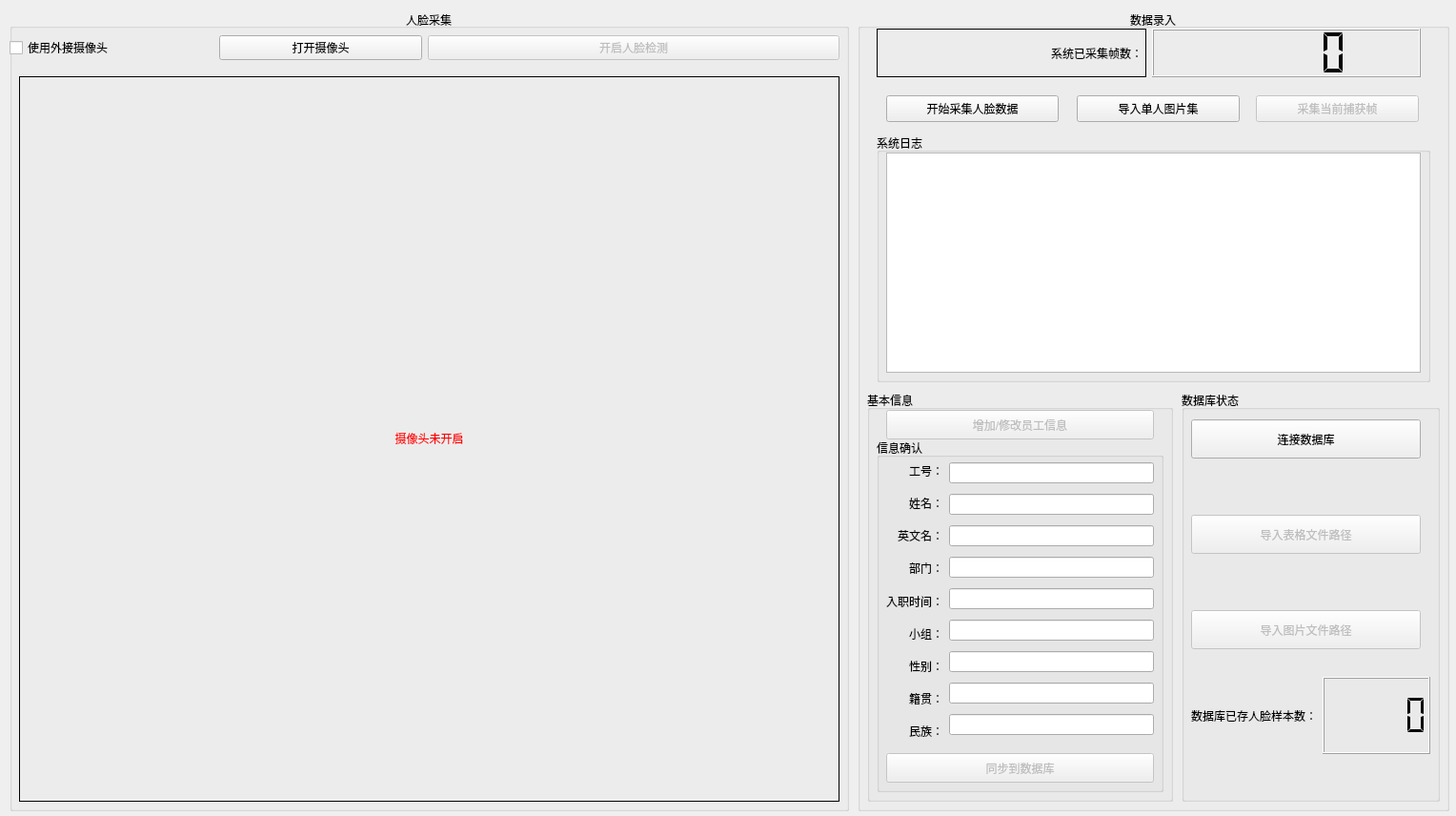
<?xml version="1.0" encoding="UTF-8"?>
<ui version="4.0">
 <class>dataRecordUI</class>
 <widget class="QWidget" name="dataRecordUI">
  <property name="geometry">
   <rect>
    <x>0</x>
    <y>0</y>
    <width>1528</width>
    <height>856</height>
   </rect>
  </property>
  <property name="windowTitle">
   <string>人脸识别考勤管理系统 - 数据录入端</string>
  </property>
  <widget class="QGroupBox" name="faceRecordGroupBox">
   <property name="geometry">
    <rect>
     <x>10</x>
     <y>10</y>
     <width>881</width>
     <height>841</height>
    </rect>
   </property>
   <property name="title">
    <string>人脸采集</string>
   </property>
   <property name="alignment">
    <set>Qt::AlignCenter</set>
   </property>
   <property name="flat">
    <bool>false</bool>
   </property>
   <widget class="QLabel" name="faceDetectCaptureLabel">
    <property name="geometry">
     <rect>
      <x>10</x>
      <y>70</y>
      <width>861</width>
      <height>761</height>
     </rect>
    </property>
    <property name="frameShape">
     <enum>QFrame::Box</enum>
    </property>
    <property name="text">
     <string>&lt;font color=red&gt;摄像头未开启&lt;/font&gt;</string>
    </property>
    <property name="alignment">
     <set>Qt::AlignCenter</set>
    </property>
   </widget>
   <widget class="QWidget" name="layoutWidget">
    <property name="geometry">
     <rect>
      <x>0</x>
      <y>20</y>
      <width>871</width>
      <height>41</height>
     </rect>
    </property>
    <layout class="QHBoxLayout" name="controlHorizontalLayout">
     <item>
      <layout class="QHBoxLayout" name="webcamHorizontalLayout">
       <item>
        <widget class="QCheckBox" name="useExternalCameraCheckBox">
         <property name="text">
          <string>使用外接摄像头</string>
         </property>
        </widget>
       </item>
       <item>
        <widget class="QPushButton" name="startWebcamButton">
         <property name="text">
          <string>打开摄像头</string>
         </property>
        </widget>
       </item>
      </layout>
     </item>
     <item>
      <widget class="QPushButton" name="enableFaceDetectButton">
       <property name="enabled">
        <bool>false</bool>
       </property>
       <property name="text">
        <string>开启人脸检测</string>
       </property>
      </widget>
     </item>
    </layout>
   </widget>
  </widget>
  <widget class="QGroupBox" name="dataGroupBox">
   <property name="geometry">
    <rect>
     <x>900</x>
     <y>10</y>
     <width>621</width>
     <height>841</height>
    </rect>
   </property>
   <property name="title">
    <string>数据录入</string>
   </property>
   <property name="alignment">
    <set>Qt::AlignCenter</set>
   </property>
   <widget class="QGroupBox" name="userInfoGroupBox">
    <property name="geometry">
     <rect>
      <x>10</x>
      <y>400</y>
      <width>321</width>
      <height>431</height>
     </rect>
    </property>
    <property name="title">
     <string>基本信息</string>
    </property>
    <widget class="QGroupBox" name="infoConfirmGroupBox">
     <property name="geometry">
      <rect>
       <x>10</x>
       <y>50</y>
       <width>301</width>
       <height>371</height>
      </rect>
     </property>
     <property name="title">
      <string>信息确认</string>
     </property>
     <widget class="QWidget" name="layoutWidget_3">
      <property name="geometry">
       <rect>
        <x>10</x>
        <y>20</y>
        <width>281</width>
        <height>301</height>
       </rect>
      </property>
      <layout class="QHBoxLayout" name="infoConfirmHorizontalLayout">
       <item>
        <layout class="QVBoxLayout" name="keyVerticalLayout">
         <item>
          <widget class="QLabel" name="stuIDLabel">
           <property name="frameShape">
            <enum>QFrame::NoFrame</enum>
           </property>
           <property name="text">
            <string>工号：</string>
           </property>
           <property name="alignment">
            <set>Qt::AlignRight|Qt::AlignTrailing|Qt::AlignVCenter</set>
           </property>
          </widget>
         </item>
         <item>
          <widget class="QLabel" name="cnNameLabel">
           <property name="frameShape">
            <enum>QFrame::NoFrame</enum>
           </property>
           <property name="text">
            <string>姓名：</string>
           </property>
           <property name="alignment">
            <set>Qt::AlignRight|Qt::AlignTrailing|Qt::AlignVCenter</set>
           </property>
          </widget>
         </item>
         <item>
          <widget class="QLabel" name="enNameLabel">
           <property name="frameShape">
            <enum>QFrame::NoFrame</enum>
           </property>
           <property name="text">
            <string>英文名：</string>
           </property>
           <property name="alignment">
            <set>Qt::AlignRight|Qt::AlignTrailing|Qt::AlignVCenter</set>
           </property>
          </widget>
         </item>
         <item>
          <widget class="QLabel" name="MajorLabel">
           <property name="frameShape">
            <enum>QFrame::NoFrame</enum>
           </property>
           <property name="text">
            <string>部门：</string>
           </property>
           <property name="alignment">
            <set>Qt::AlignRight|Qt::AlignTrailing|Qt::AlignVCenter</set>
           </property>
          </widget>
         </item>
         <item>
          <widget class="QLabel" name="GradeLabel">
           <property name="frameShape">
            <enum>QFrame::NoFrame</enum>
           </property>
           <property name="text">
            <string>入职时间：</string>
           </property>
           <property name="alignment">
            <set>Qt::AlignRight|Qt::AlignTrailing|Qt::AlignVCenter</set>
           </property>
          </widget>
         </item>
         <item>
          <widget class="QLabel" name="ClassLabel">
           <property name="frameShape">
            <enum>QFrame::NoFrame</enum>
           </property>
           <property name="text">
            <string>小组：</string>
           </property>
           <property name="alignment">
            <set>Qt::AlignRight|Qt::AlignTrailing|Qt::AlignVCenter</set>
           </property>
          </widget>
         </item>
         <item>
          <widget class="QLabel" name="SexLabel">
           <property name="frameShape">
            <enum>QFrame::NoFrame</enum>
           </property>
           <property name="text">
            <string>性别：</string>
           </property>
           <property name="alignment">
            <set>Qt::AlignRight|Qt::AlignTrailing|Qt::AlignVCenter</set>
           </property>
          </widget>
         </item>
         <item>
          <widget class="QLabel" name="ProvinceLabel">
           <property name="frameShape">
            <enum>QFrame::NoFrame</enum>
           </property>
           <property name="text">
            <string>籍贯：</string>
           </property>
           <property name="alignment">
            <set>Qt::AlignRight|Qt::AlignTrailing|Qt::AlignVCenter</set>
           </property>
          </widget>
         </item>
         <item>
          <widget class="QLabel" name="NationLabel">
           <property name="frameShape">
            <enum>QFrame::NoFrame</enum>
           </property>
           <property name="text">
            <string>民族：</string>
           </property>
           <property name="alignment">
            <set>Qt::AlignRight|Qt::AlignTrailing|Qt::AlignVCenter</set>
           </property>
          </widget>
         </item>
        </layout>
       </item>
       <item>
        <layout class="QVBoxLayout" name="valueVerticalLayout">
         <item>
          <widget class="QLineEdit" name="stuIDLineEdit">
           <property name="focusPolicy">
            <enum>Qt::StrongFocus</enum>
           </property>
           <property name="readOnly">
            <bool>true</bool>
           </property>
          </widget>
         </item>
         <item>
          <widget class="QLineEdit" name="cnNameLineEdit">
           <property name="focusPolicy">
            <enum>Qt::StrongFocus</enum>
           </property>
           <property name="readOnly">
            <bool>true</bool>
           </property>
          </widget>
         </item>
         <item>
          <widget class="QLineEdit" name="enNameLineEdit">
           <property name="focusPolicy">
            <enum>Qt::StrongFocus</enum>
           </property>
           <property name="readOnly">
            <bool>true</bool>
           </property>
          </widget>
         </item>
         <item>
          <widget class="QLineEdit" name="MajorLineEdit">
           <property name="focusPolicy">
            <enum>Qt::StrongFocus</enum>
           </property>
           <property name="readOnly">
            <bool>true</bool>
           </property>
          </widget>
         </item>
         <item>
          <widget class="QLineEdit" name="GradeLineEdit">
           <property name="focusPolicy">
            <enum>Qt::StrongFocus</enum>
           </property>
           <property name="readOnly">
            <bool>true</bool>
           </property>
          </widget>
         </item>
         <item>
          <widget class="QLineEdit" name="ClassLineEdit">
           <property name="focusPolicy">
            <enum>Qt::StrongFocus</enum>
           </property>
           <property name="readOnly">
            <bool>true</bool>
           </property>
          </widget>
         </item>
         <item>
          <widget class="QLineEdit" name="SexLineEdit">
           <property name="focusPolicy">
            <enum>Qt::StrongFocus</enum>
           </property>
           <property name="readOnly">
            <bool>true</bool>
           </property>
          </widget>
         </item>
         <item>
          <widget class="QLineEdit" name="ProvinceLineEdit">
           <property name="focusPolicy">
            <enum>Qt::StrongFocus</enum>
           </property>
           <property name="readOnly">
            <bool>true</bool>
           </property>
          </widget>
         </item>
         <item>
          <widget class="QLineEdit" name="NationLineEdit">
           <property name="focusPolicy">
            <enum>Qt::StrongFocus</enum>
           </property>
           <property name="readOnly">
            <bool>true</bool>
           </property>
          </widget>
         </item>
        </layout>
       </item>
      </layout>
     </widget>
     <widget class="QPushButton" name="migrateToDbButton">
      <property name="enabled">
       <bool>false</bool>
      </property>
      <property name="geometry">
       <rect>
        <x>10</x>
        <y>330</y>
        <width>281</width>
        <height>31</height>
       </rect>
      </property>
      <property name="text">
       <string>同步到数据库</string>
      </property>
      <property name="autoDefault">
       <bool>false</bool>
      </property>
     </widget>
    </widget>
    <widget class="QPushButton" name="addOrUpdateUserInfoButton">
     <property name="enabled">
      <bool>false</bool>
     </property>
     <property name="geometry">
      <rect>
       <x>20</x>
       <y>20</y>
       <width>281</width>
       <height>31</height>
      </rect>
     </property>
     <property name="text">
      <string>增加/修改员工信息</string>
     </property>
     <property name="autoDefault">
      <bool>false</bool>
     </property>
    </widget>
   </widget>
   <widget class="QGroupBox" name="dbGroupBox">
    <property name="geometry">
     <rect>
      <x>340</x>
      <y>400</y>
      <width>271</width>
      <height>431</height>
     </rect>
    </property>
    <property name="title">
     <string>数据库状态</string>
    </property>
    <widget class="QWidget" name="layoutWidget_4">
     <property name="geometry">
      <rect>
       <x>10</x>
       <y>300</y>
       <width>251</width>
       <height>81</height>
      </rect>
     </property>
     <layout class="QHBoxLayout" name="dbUserCountHorizontalLayout">
      <item>
       <widget class="QLabel" name="dbUserCountLabel">
        <property name="text">
         <string>数据库已存人脸样本数：</string>
        </property>
        <property name="alignment">
         <set>Qt::AlignRight|Qt::AlignTrailing|Qt::AlignVCenter</set>
        </property>
       </widget>
      </item>
      <item>
       <widget class="QLCDNumber" name="dbUserCountLcdNum">
        <property name="segmentStyle">
         <enum>QLCDNumber::Flat</enum>
        </property>
       </widget>
      </item>
     </layout>
    </widget>
    <widget class="QPushButton" name="initDbButton">
     <property name="geometry">
      <rect>
       <x>10</x>
       <y>30</y>
       <width>241</width>
       <height>41</height>
      </rect>
     </property>
     <property name="text">
      <string>连接数据库</string>
     </property>
    </widget>
    <widget class="QPushButton" name="ExcelpathButton">
     <property name="enabled">
      <bool>false</bool>
     </property>
     <property name="geometry">
      <rect>
       <x>10</x>
       <y>130</y>
       <width>241</width>
       <height>41</height>
      </rect>
     </property>
     <property name="text">
      <string>导入表格文件路径</string>
     </property>
    </widget>
    <widget class="QPushButton" name="ImagepathButton">
     <property name="enabled">
      <bool>false</bool>
     </property>
     <property name="geometry">
      <rect>
       <x>10</x>
       <y>230</y>
       <width>241</width>
       <height>41</height>
      </rect>
     </property>
     <property name="text">
      <string>导入图片文件路径</string>
     </property>
    </widget>
   </widget>
   <widget class="QGroupBox" name="logGroupBox">
    <property name="geometry">
     <rect>
      <x>20</x>
      <y>130</y>
      <width>581</width>
      <height>261</height>
     </rect>
    </property>
    <property name="title">
     <string>系统日志</string>
    </property>
    <widget class="QTextEdit" name="logTextEdit">
     <property name="geometry">
      <rect>
       <x>10</x>
       <y>20</y>
       <width>561</width>
       <height>231</height>
      </rect>
     </property>
     <property name="readOnly">
      <bool>true</bool>
     </property>
    </widget>
   </widget>
   <widget class="QWidget" name="layoutWidget_2">
    <property name="geometry">
     <rect>
      <x>20</x>
      <y>20</y>
      <width>571</width>
      <height>51</height>
     </rect>
    </property>
    <layout class="QHBoxLayout" name="faceRecordHorizontalLayout">
     <item>
      <layout class="QHBoxLayout" name="faceRecordCountHorizontalLayout">
       <item>
        <widget class="QLabel" name="faceRecordCountLabel">
         <property name="frameShape">
          <enum>QFrame::Panel</enum>
         </property>
         <property name="text">
          <string>系统已采集帧数：</string>
         </property>
         <property name="alignment">
          <set>Qt::AlignRight|Qt::AlignTrailing|Qt::AlignVCenter</set>
         </property>
        </widget>
       </item>
       <item>
        <widget class="QLCDNumber" name="faceRecordCountLcdNum">
         <property name="segmentStyle">
          <enum>QLCDNumber::Flat</enum>
         </property>
        </widget>
       </item>
      </layout>
     </item>
    </layout>
   </widget>
   <widget class="QPushButton" name="enableFaceRecordButton">
    <property name="enabled">
     <bool>false</bool>
    </property>
    <property name="geometry">
     <rect>
      <x>418</x>
      <y>90</y>
      <width>171</width>
      <height>28</height>
     </rect>
    </property>
    <property name="text">
     <string>采集当前捕获帧</string>
    </property>
   </widget>
   <widget class="QPushButton" name="startFaceRecordButton">
    <property name="enabled">
     <bool>true</bool>
    </property>
    <property name="geometry">
     <rect>
      <x>30</x>
      <y>90</y>
      <width>181</width>
      <height>28</height>
     </rect>
    </property>
    <property name="text">
     <string>开始采集人脸数据</string>
    </property>
   </widget>
   <widget class="QPushButton" name="ImportPersonButton">
    <property name="enabled">
     <bool>true</bool>
    </property>
    <property name="geometry">
     <rect>
      <x>230</x>
      <y>90</y>
      <width>171</width>
      <height>28</height>
     </rect>
    </property>
    <property name="text">
     <string>导入单人图片集</string>
    </property>
   </widget>
  </widget>
 </widget>
 <resources/>
 <connections/>
</ui>
